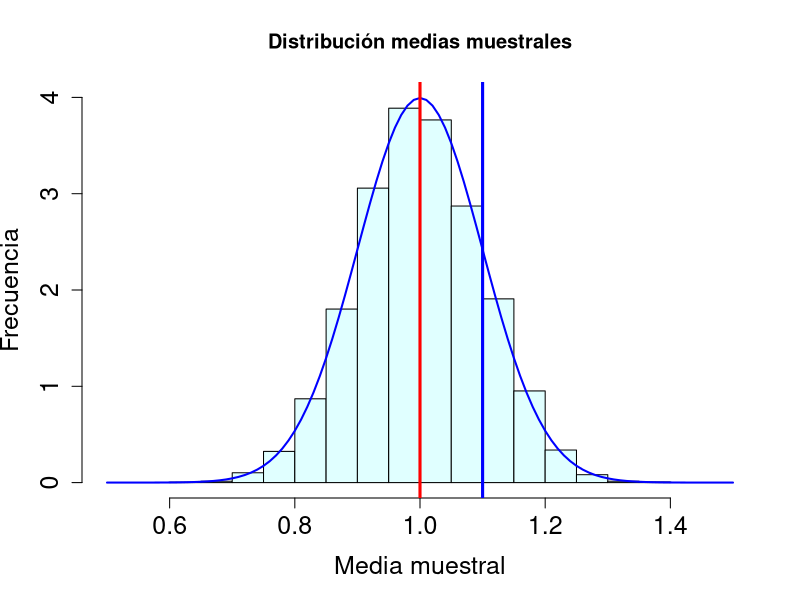
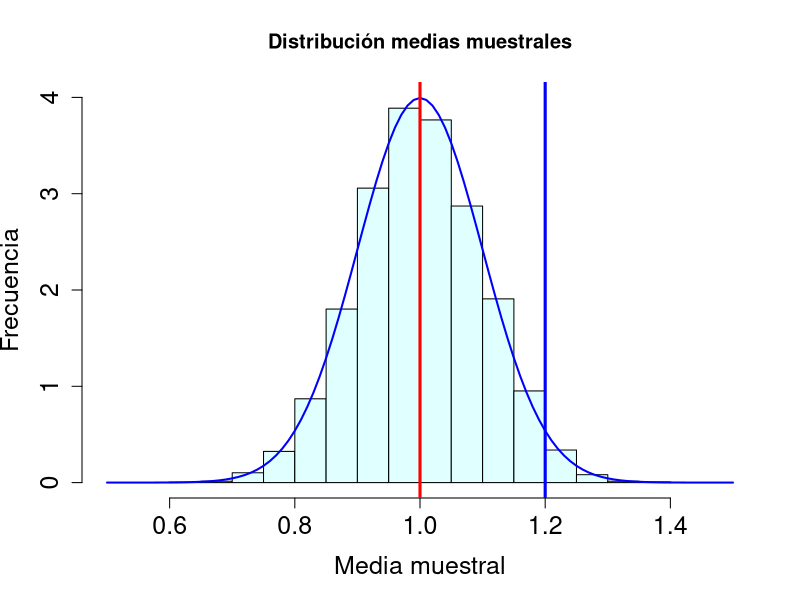
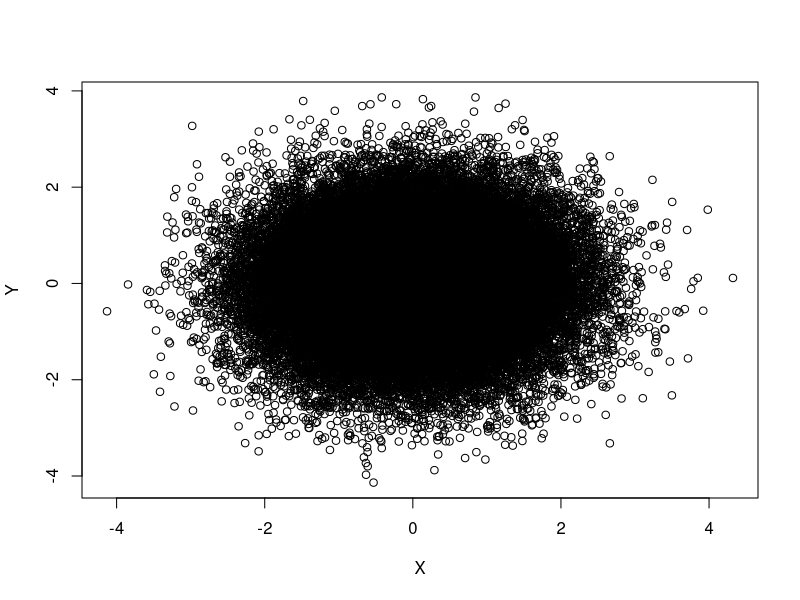

The R script that drew these images, in order: (Note: this script raises an error after producing the figures.)
## ---- chunk 1
knitr::opts_chunk$set(echo = TRUE)
## ---- chunk 2
mediaMuestral=function(n){
  muestra=rnorm(n,1,1)
  media=mean(muestra)
  return(media)
}
m=10000
muchasMedias100=replicate(m,mediaMuestral(100))

hist(muchasMedias100,xlab="Media muestral", ylab="Frecuencia", col="lightcyan",
     xlim=c(0.5,1.5),freq=FALSE,ylim=c(0,4),
     main="Distribución medias muestrales", cex.lab = 1.5,
     cex.axis = 1.5)
curve(dnorm(x,1,sd(muchasMedias100)),xlim=c(0.5,1.5),col="blue",lwd=2,add=TRUE)
abline(v=1 , col="red", lwd=3)
abline(v=1.1, col="blue", lwd=3)
## ---- chunk 3

hist(muchasMedias100,xlab="Media muestral", ylab="Frecuencia", col="lightcyan",
     xlim=c(0.5,1.5),freq=FALSE,ylim=c(0,4),
     main="Distribución medias muestrales", cex.lab = 1.5,
     cex.axis = 1.5)
curve(dnorm(x,1,sd(muchasMedias100)),xlim=c(0.5,1.5),col="blue",lwd=2,add=TRUE)
abline(v=1 , col="red", lwd=3)
abline(v=1.2, col="blue", lwd=3)
## ---- chunk 4
gen.corr.data<- function(rho,n){
# first step: generate two normal random variables from normal distrbution
set.seed(123) 
X <- rnorm(n)
X2 <- rnorm(n)
 
# second step generate the correlated variable
 
Y<- rho*X + sqrt(1-rho^2)*X2
result <-cbind(X,Y)
return(result)
}

muestra<-gen.corr.data(0.01,50000)
plot(muestra)
dat<- as.data.frame(muestra)
# cor.test(dat$x1, dat$x3)

## ---- chunk 5
tilapia_cepas <- PlantGrowth
names(tilapia_cepas) <- c("Peso", "Cepa")
tilapia_cepas$Cepa <- factor(my_data$Cepa, 
                             labels = c("Cepa 1", "Cepa2", "Cepa 3"))
write.csv(tilapia_cepas, file = "tilapia_cepas.csv")
## ---- chunk 6

library(MASS)
args(mvrnorm)
# Simulated Correlation between Body Weight, Color phenotypes in Atlantic salmon
# Generate a set of means and a symmetric covariance matrix
means   <- c(5500, 25)
cov.mat <- matrix(c(800000, -300, -300, 4), nrow = 2, ncol = 2)
WFE.COLOR <- data.frame(mvrnorm(949, means, cov.mat))
# Give the data fram column headings
names(WFE.COLOR) <- c("Weight", 'Color')
WFE.COLOR[1:10, ]
# Look at the mean and covariance to check the function
colMeans(WFE.COLOR)
cov(WFE.COLOR)
cov(WFE.COLOR$Weight, WFE.COLOR$Color)
cor(WFE.COLOR$Weight, WFE.COLOR$Color)
# Plot and export the joint distribution of the variables
p <- ggplot(WFE.COLOR, aes(x = Weight, y = Color))
p + geom_point() + geom_smooth(method = "lm") +
  xlab("Body Weight (g)") + ylab("Color")
# Export Simulate Data
write.table(WFE.COLOR, file = "CORR_WFE_COLOR_SALMON.csv", sep = ",", dec = ",")
## ---- chunk 7
library(readxl)
library(survival)
library(survminer)
larv <- read_excel("surv_dat.xlsx", sheet = 1)
summary(larv)
larv$antibiotico <- as.factor(larv$antibiotico)
str(larv)

larv_fit <- survfit(Surv(stime,status)~strata(antibiotico),
             data = larv, na.action=na.exclude, type="kaplan-meier")

summary(larv_fit)

surv_diff <- survdiff(Surv(stime,status)~antibiotico, data = larv)
surv_diff

ggsurvplot(survfit(Surv(stime,status) ~ antibiotico, data = larv, na.action = na.exclude, type="kaplan-meier"),
pval = TRUE, conf.int = FALSE)

## ---- chunk 8

# We can use rnorm to simulate a phenotype and QTL data
w.means <- c(4000, 5000, 6000) # Complete dominance
w.sd    <- 800
# Generate a SNP. AF 0.4
help(rbinom)
snp     <- rbinom(1000, 2, 0.4) # n (POPULATION), size (2 ALELLES) and prob (FREQUENCY LOWER ALLELE)
# Generate PHENO given the GENO and bind to data frame
w        <- rnorm(1000, w.means[factor(snp)], w.sd)
snp.data <- data.frame(cbind(w, snp))

# Plot the phenotype as a funtion of genotupe
library(ggplot2)
p <- ggplot(snp.data, aes(x = factor(snp), y = w))
p + geom_point() + xlab("Reference allele count")

# Lineal model
par(mfrow=c(1,1)) 
lm.qtl <- lm(w ~ snp)
plot(snp,w,main="")#inspeccion visual
abline(lm(w~snp), cex=0.9, col="red")
anova(lm.qtl)
summary(lm.qtl)
